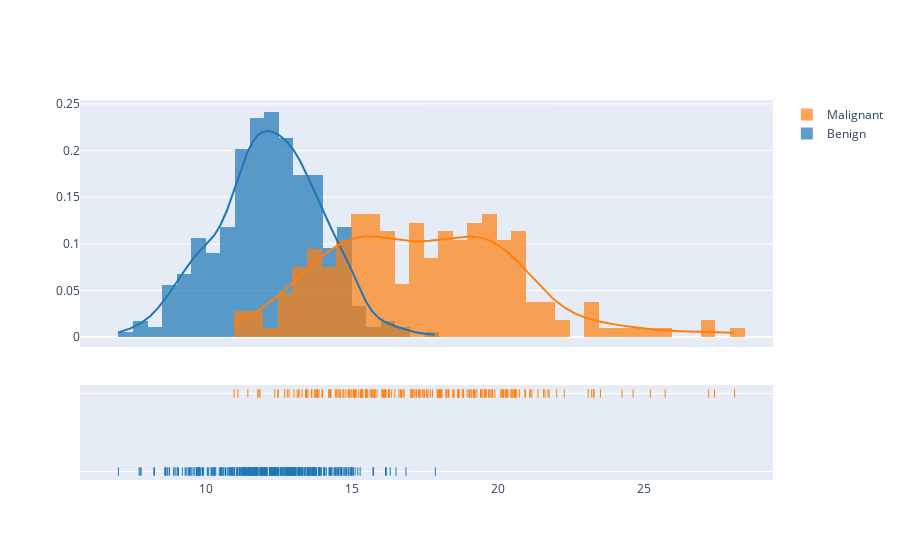

Source (notebook cell):
### Markdown cell above
Perhaps a better way to visualize the data is using stacked histograms.

### Code cell
py.iplot(ff.create_distplot(
    [data.loc[~data['malignant'], 'mean radius'],
     data.loc[data['malignant'], 'mean radius']], 
    group_labels=["Benign","Malignant"],
    bin_size=0.5))

### Figure 1 — Plotly figure (JSON) as saved in the notebook; plotly's stock layout.template omitted (floating-point values rounded to 4 significant figures; data arrays with more than 128 entries replaced by an {"elided": "..."} marker saying what was removed)
{"data": [{"autobinx": false, "histnorm": "probability density", "legendgroup": "Benign", "marker": {"color": "rgb(31, 119, 180)"}, "name": "Benign", "opacity": 0.7, "type": "histogram", "x": {"elided": "357 float values"}, "xaxis": "x", "xbins": {"end": 17.85, "size": 0.5, "start": 6.981}, "yaxis": "y"}, {"autobinx": false, "histnorm": "probability density", "legendgroup": "Malignant", "marker": {"color": "rgb(255, 127, 14)"}, "name": "Malignant", "opacity": 0.7, "type": "histogram", "x": {"elided": "212 float values"}, "xaxis": "x", "xbins": {"end": 28.11, "size": 0.5, "start": 10.95}, "yaxis": "y"}, {"legendgroup": "Benign", "marker": {"color": "rgb(31, 119, 180)"}, "mode": "lines", "name": "Benign", "showlegend": false, "type": "scatter", "x": {"elided": "500 float values"}, "xaxis": "x", "y": {"elided": "500 float values"}, "yaxis": "y"}, {"legendgroup": "Malignant", "marker": {"color": "rgb(255, 127, 14)"}, "mode": "lines", "name": "Malignant", "showlegend": false, "type": "scatter", "x": {"elided": "500 float values"}, "xaxis": "x", "y": {"elided": "500 float values"}, "yaxis": "y"}, {"legendgroup": "Benign", "marker": {"color": "rgb(31, 119, 180)", "symbol": "line-ns-open"}, "mode": "markers", "name": "Benign", "showlegend": false, "type": "scatter", "x": {"elided": "357 float values"}, "xaxis": "x", "y": {"elided": "357 str values"}, "yaxis": "y2"}, {"legendgroup": "Malignant", "marker": {"color": "rgb(255, 127, 14)", "symbol": "line-ns-open"}, "mode": "markers", "name": "Malignant", "showlegend": false, "type": "scatter", "x": {"elided": "212 float values"}, "xaxis": "x", "y": {"elided": "212 str values"}, "yaxis": "y2"}], "layout": {"barmode": "overlay", "hovermode": "closest", "legend": {"traceorder": "reversed"}, "xaxis": {"anchor": "y2", "domain": [0, 1], "zeroline": false}, "yaxis": {"anchor": "free", "domain": [0.35, 1], "position": 0}, "yaxis2": {"anchor": "x", "domain": [0, 0.25], "dtick": 1, "showticklabels": false}}}
